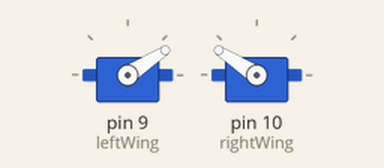
Recording of a sketch running on a simulated Arduino Uno, built with avr-gcc and run on an emulated ATmega328P. On the bench: 2 × servo.

Above: at 0.05 s.
At 0.65 s:
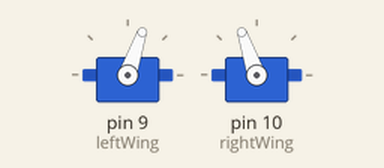
At 1.25 s:
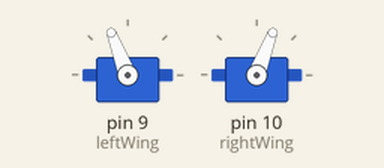
At 2.5 s:
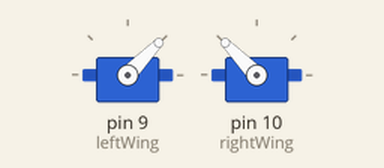
Timing chart, 0 to 6.3 s (numbered marks = the images above):
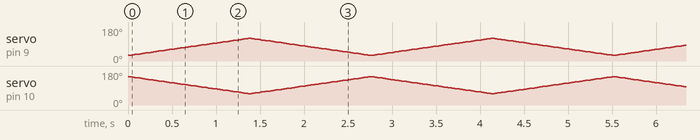

The sketch:

butterfly_arduino.ino
```cpp
#include <Servo.h>

Servo leftWing;   // Левое крыло
Servo rightWing;  // Правое крыло

void setup() {
  leftWing.attach(9);   // Пин 9
  rightWing.attach(10); // Пин 10
}

void loop() {
  // Движение в одну сторону (например, крылья сходятся)
  for (int angle = 30; angle <= 120; angle++) {
    leftWing.write(angle);
    rightWing.write(180 - angle); // Зеркальное движение
    delay(15);
  }

  // Движение в обратную сторону (крылья расходятся)
  for (int angle = 120; angle >= 30; angle--) {
    leftWing.write(angle);
    rightWing.write(180 - angle); // Зеркальное движение
    delay(15);
  }
}
```
